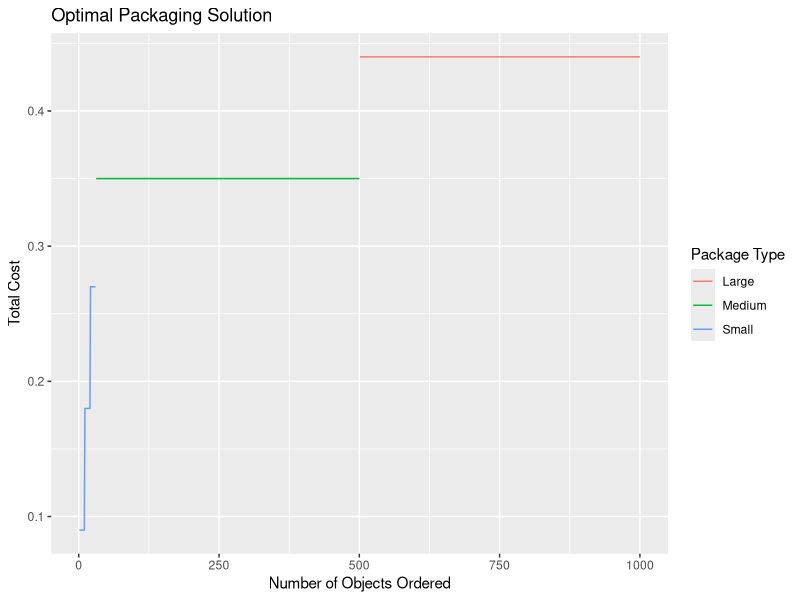

The R source for this figure:
# Install and load Packages
if(!require(lpSolve)) {
  install.packages("lpSolve")
  library(lpSolve)
}

if(!require(ggplot2)) {
  install.packages("ggplot2")
  library(ggplot2)
}

# Define the objective function coefficients
f.obj <- c(0.09, 0.44, 0.35)

# Define the constraint matrix (how many units per each, respectively)
f.con <- matrix(c(10, 1000, 500), nrow = 1)

# Define the direction of the constraints (do we want to consider partial fill)
f.dir <- ">="

# Define the demand range (simulation range)
demand_range <- 1:1000

# Initialize vectors to store the results
total_cost <- numeric(length(demand_range))
package_type <- character(length(demand_range))
overage <- numeric(length(demand_range))

# Define the package names (Medium/Golden/Minibulk, etc?)
package_names <- c("Small", "Large", "Medium")

# Loop over the demand values
for (i in seq_along(demand_range)) {
  
  # Get the current demand value
  f.rhs <- demand_range[i]
  
  # Solve the LP problem
  optimum <- lp("min", f.obj, f.con, f.dir, f.rhs, all.int = TRUE)
  
  # Check if the solution is empty
  if (length(optimum$solution) == 0) {
    # If the solution is empty, assign "None" to package_type[i]
    package_type[i] <- "None"
  } else {
    # Otherwise, store the total cost and the type of the optimal package
    total_cost[i] <- sum(f.obj * optimum$solution)
    package_type[i] <- package_names[which.max(optimum$solution)]
    overage[i] <- sum(f.con * optimum$solution) - f.rhs
  }
}

# Create a data frame of the results
results <- data.frame(Demand = demand_range, TotalCost = total_cost, PackageType = package_type, Overage = overage)

# Plot the results
ggplot(results, aes(x = Demand, y = TotalCost, color = PackageType)) +
  geom_line() +
  labs(title = "Optimal Packaging Solution", x = "Number of Objects Ordered", y = "Total Cost") +
  scale_color_discrete(name = "Package Type")
